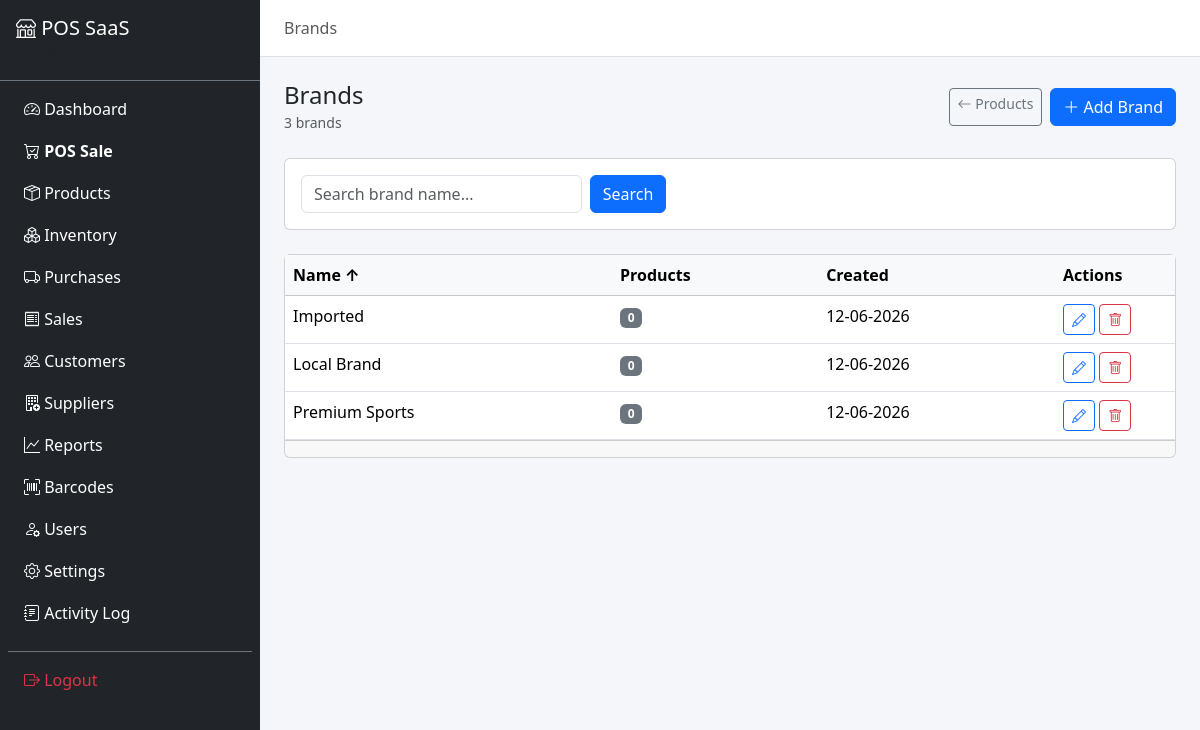
The app's page /brands (signed in) with its own data.
### tables this page shows
CREATE TABLE brands (
    id INT AUTO_INCREMENT PRIMARY KEY,
    tenant_id INT NOT NULL,
    name VARCHAR(255) NOT NULL,
    created_at DATETIME DEFAULT CURRENT_TIMESTAMP,
    updated_at DATETIME DEFAULT CURRENT_TIMESTAMP ON UPDATE CURRENT_TIMESTAMP,
    is_deleted TINYINT(1) DEFAULT 0,
    INDEX idx_brands_tenant (tenant_id),
    CONSTRAINT fk_brands_tenant FOREIGN KEY (tenant_id) REFERENCES shops(id)
);

### modules/products/BrandsController.php (called while the page is built, shortened)
<?php
class BrandsController extends Controller
{
    private BrandsModel $model;
    public function __construct()
    {
        require_once __DIR__ . '/BrandsModel.php';
        $this->model = new BrandsModel();
    }
    public function index(): void
    {
        $search = trim((string) $this->input('search', ''));
        $page = max(1, (int) $this->input('page', 1));
        $sort = (string) $this->input('sort', 'name');
        $dir = (string) $this->input('dir', 'asc');
        $brands = $this->model->getAll($search, $page, $sort, $dir);
        $editId = (int) $this->input('edit', 0);
        $editBrand = $editId ? $this->model->find($editId) : null;
        $this->view('products/brands/index', [
            'pageTitle' => 'Brands',
            'brands'    => $brands,
            'search'    => $search,
            'sort'      => $sort,
            'dir'       => $dir,
            'editBrand' => $editBrand,
        ]);
    }
}

### index.php (called while the page is built, shortened)
<?php
$appConfig = require __DIR__ . '/config/app.php';
$app = new \Core\App();
$app->run();

### core/Database.php (called while the page is built, shortened)
<?php
class Database
{
    private static ?PDO $instance = null;
    public static function getInstance(): PDO
    {
        if (self::$instance === null) {
            $configFile = dirname(__DIR__) . '/config/database.php';
            $localFile = dirname(__DIR__) . '/config/database.local.php';
            $config = require $configFile;
            $dsn = sprintf(
                'mysql:host=%s;dbname=%s;charset=%s',
                $config['host'],
                $config['dbname'],
                $config['charset']
            );
            try {
                self::$instance = new PDO($dsn, $config['username'], $config['password'], $config['options']);
            } catch (PDOException $e) {
                $appConfig = require dirname(__DIR__) . '/config/app.php';
                if ($appConfig['debug'] ?? false) {
                    die('Database connection failed: ' . htmlspecialchars($e->getMessage()));
                }
                die('Database connection failed. Please contact support.');
            }
        }
        return self::$instance;
    }
}

### config/database.php (called while the page is built)
<?php
return [
    'host'     => 'localhost',
    'dbname'   => 'pos_saas',
    'username' => 'root',
    'password' => '',
    'charset'  => 'utf8mb4',
    'options'  => [
        PDO::ATTR_ERRMODE            => PDO::ERRMODE_EXCEPTION,
        PDO::ATTR_DEFAULT_FETCH_MODE => PDO::FETCH_ASSOC,
        PDO::ATTR_EMULATE_PREPARES   => false,
    ],
];

### core/Auth.php (called while the page is built, shortened)
<?php
class Auth
{
    private static ?array $permissionsCache = null;
    public static function init(): void
    {
        $appConfig = require dirname(__DIR__) . '/config/app.php';
    }
    public static function user(): ?array
    {
        return $_SESSION['user'] ?? null;
    }
    public static function userType(): ?string
    {
        return $_SESSION['user_type'] ?? null;
    }
    public static function isSuperAdmin(): bool
    {
        return self::userType() === 'super_admin';
    }
    public static function role(): ?string
    {
        return self::user()['role'] ?? null;
    }
    public static function tenantId(): ?int
    {
        return isset(self::user()['tenant_id']) ? (int) self::user()['tenant_id'] : null;
    }
    public static function isReadOnly(): bool
    {
        return !empty($_SESSION['impersonate_readonly']);
    }
    public static function can(string $module, string $action): bool
    {
        $role = self::role();
        $perms = self::getPermissions($role);
        return in_array("{$module}.{$action}", $perms, true);
    }
    private static function getPermissions(string $role): array
    {
        if (self::$permissionsCache !== null) {
            return self::$permissionsCache;
        }
        $db = Database::getInstance();
        $stmt = $db->prepare(
            "SELECT module, action FROM roles_permissions
             WHERE role = :role AND is_deleted = 0"
        );
        $stmt->execute(['role' => $role]);
        $rows = $stmt->fetchAll();
        self::$permissionsCache = array_map(
            fn($r) => $r['module'] . '.' . $r['action'],
            $rows
        );
        return self::$permissionsCache;
    }
    public static function baseUrl(string $path = ''): string
    {
        $appConfig = require dirname(__DIR__) . '/config/app.php';
        $base = rtrim($appConfig['base_url'], '/');
        return $path ? $base . '/' . ltrim($path, '/') : $base;
    }
}

### modules/products/BrandsModel.php (called while the page is built, shortened)
<?php
class BrandsModel extends Model
{
    public function getAll(string $search, int $page, string $sort = 'name', string $dir = 'asc'): array
    {
        $allowedSort = ['name', 'created_at'];
        $dir = strtolower($dir) === 'desc' ? 'DESC' : 'ASC';
        $sql = "SELECT b.*,
                       (SELECT COUNT(*) FROM products p WHERE p.brand_id = b.id AND p.is_deleted = 0) AS product_count
                FROM brands b
                WHERE b.is_deleted = 0 AND {$this->tenantFilter('b')}";
        $params = [];
        $sql .= " ORDER BY b.{$sort} {$dir}";
        $countSql = "SELECT COUNT(*) as total FROM brands b WHERE b.is_deleted = 0 AND {$this->tenantFilter('b')}";
        return $this->paginate($sql, $params, $page, $countSql);
    }
}

### core/Model.php (called while the page is built, shortened)
<?php
abstract class Model
{
    protected PDO $db;
    protected ?int $tenantId = null;
    public function __construct()
    {
        $this->db = Database::getInstance();
        $this->tenantId = Auth::tenantId();
    }
    protected function tenantFilter(string $alias = ''): string
    {
        $col = $alias ? "{$alias}.tenant_id" : 'tenant_id';
        return "{$col} = :tenant_id";
    }
    protected function bindTenant(array &$params): void
    {
        if ($this->tenantId !== null) {
            $params['tenant_id'] = $this->tenantId;
        }
    }
    protected function paginate(string $sql, array $params, int $page, string $countSql = ''): array
    {
        $page = max(1, $page);
        $offset = ($page - 1) * PER_PAGE;
        $countStmt = $this->db->prepare($countSql);
        $countStmt->execute($params);
        $total = (int) $countStmt->fetch()['total'];
        $sql .= " LIMIT " . PER_PAGE . " OFFSET {$offset}";
        $stmt = $this->db->prepare($sql);
        $stmt->execute($params);
        $rows = $stmt->fetchAll();
        return [
            'data'         => $rows,
            'total'        => $total,
            'per_page'     => PER_PAGE,
            'current_page' => $page,
            'last_page'    => (int) ceil($total / PER_PAGE),
        ];
    }
}

### config/app.php (called while the page is built)
<?php
$protocol = (!empty($_SERVER['HTTPS']) && $_SERVER['HTTPS'] !== 'off') ? 'https' : 'http';
$host = $_SERVER['HTTP_HOST'] ?? 'localhost';
$scriptDir = str_replace('\\', '/', dirname($_SERVER['SCRIPT_NAME'] ?? ''));
$basePath = rtrim($scriptDir, '/');
return [
    'base_url'    => $protocol . '://' . $host . $basePath,
    'base_path'   => $basePath,
    'timezone'    => 'Asia/Karachi',
    'debug'       => (getenv('APP_ENV') ?: 'local') !== 'production',
    'session_name'=> 'pos_saas_session',
];

### views/products/brands/index.php (the view, shortened to what this page needs)
<?php
$baseUrl = Auth::baseUrl('brands');
$filterUrl = $baseUrl . ($search ? '?search=' . urlencode($search) : '');
$canCreate = Auth::can('brands', 'create');
$canUpdate = Auth::can('brands', 'update');
$canDelete = Auth::can('brands', 'delete');
?>
<div class="d-flex flex-wrap justify-content-between align-items-center mb-4 gap-2">
    <div>
        <h4 class="mb-0">Brands</h4>
        <small class="text-muted"><?= (int) $brands['total'] ?> brands</small>
    </div>
    <div class="d-flex gap-2">
        <a href="<?= Auth::baseUrl('products') ?>" class="btn btn-outline-secondary btn-sm"><i class="bi bi-arrow-left"></i> Products</a>
        <?php if ($canCreate): ?>
        <button type="button" class="btn btn-primary" data-bs-toggle="modal" data-bs-target="#addBrandModal"><i class="bi bi-plus-lg"></i> Add Brand</button>
        <?php endif; ?>
    </div>
</div>
<div class="card mb-4">
    <div class="card-body">
        <form method="get" action="<?= $baseUrl ?>" class="row g-2 align-items-end">
            <div class="col-md-4">
                <input type="text" name="search" class="form-control" placeholder="Search brand name..." value="<?= htmlspecialchars($search ?? '') ?>">
            </div>
            <div class="col-md-2">
                <button type="submit" class="btn btn-primary">Search</button>
            </div>
        </form>
    </div>
</div>
<div class="card">
    <div class="table-responsive">
        <table class="table table-hover mb-0">
            <thead class="table-light">
                <tr>
                    <th><?= Helpers::sortLink('name', 'Name', $sort ?? 'name', $dir ?? 'asc', $filterUrl) ?></th>
                    <th>Products</th>
                    <th><?= Helpers::sortLink('created_at', 'Created', $sort ?? 'name', $dir ?? 'asc', $filterUrl) ?></th>
                    <th style="width:120px">Actions</th>
                </tr>
            </thead>
            <tbody>
                <?php if (empty($brands['data'])): ?>
                <tr><td colspan="4" class="text-center text-muted py-4">No brands found.</td></tr>
                <?php else: ?>
                <?php foreach ($brands['data'] as $brand): ?>
                <tr>
                    <td><?= htmlspecialchars($brand['name']) ?></td>
                    <td><span class="badge bg-secondary"><?= (int) $brand['product_count'] ?></span></td>
                    <td><?= Helpers::formatDate($brand['created_at']) ?></td>
                    <td>
                        <?php if ($canUpdate): ?>
                        <a href="<?= $baseUrl ?>?edit=<?= (int) $brand['id'] ?>" class="btn btn-sm btn-outline-primary"><i class="bi bi-pencil"></i></a>
                        <?php endif; ?>
                        <?php if ($canDelete): ?>
                        <form method="post" action="<?= Auth::baseUrl('brands/delete') ?>" class="d-inline" data-confirm="Delete this brand?">
                            <button type="submit" class="btn btn-sm btn-outline-danger"><i class="bi bi-trash"></i></button>
                        </form>
                        <?php endif; ?>
                    </td>
                </tr>
                <?php endforeach; ?>
                <?php endif; ?>
            </tbody>
        </table>
    </div>
    <?php if (!empty($brands['data'])): ?>
    <div class="card-footer"><?= Helpers::paginationHtml($brands, $filterUrl) ?></div>
    <?php endif; ?>
</div>

### assets/css/app.css (style rules this page uses)
:root { --sidebar-width: 260px; }
body { background: #f4f6f9; }

### records on screen
brands: id "3", name "Premium Sports", product_count "0", created_at "12-06-2026"
brands: name "Imported", product_count "0", created_at "12-06-2026"
brands: name "Local Brand", product_count "0", created_at "12-06-2026"

### other values on screen
APP_NAME "POS SaaS"
$pageTitle "Brands"
$label "Name Created"
$icon "↑"
